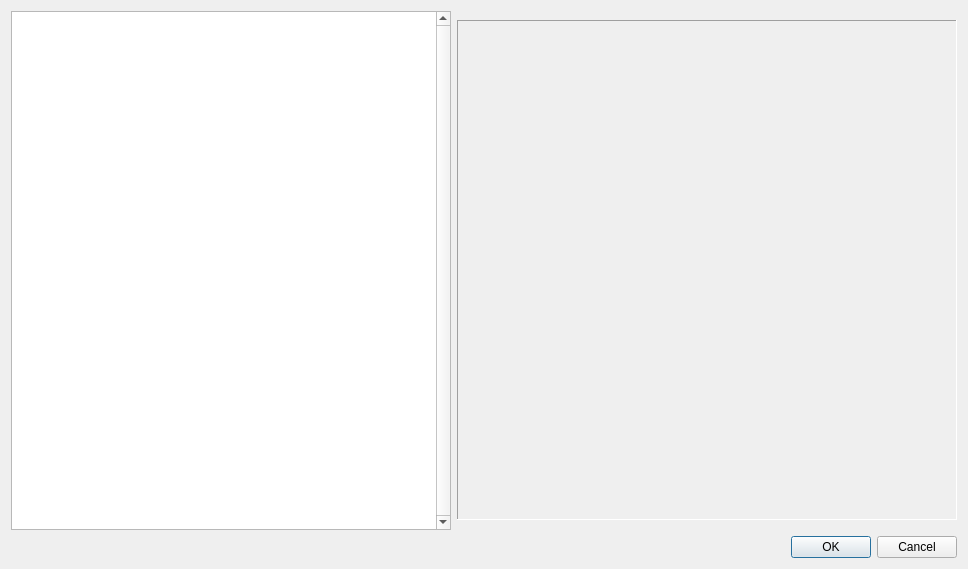
<?xml version="1.0" encoding="UTF-8"?>
<ui version="4.0">
 <class>MapSelectDialog</class>
 <widget class="QDialog" name="MapSelectDialog">
  <property name="geometry">
   <rect>
    <x>0</x>
    <y>0</y>
    <width>968</width>
    <height>569</height>
   </rect>
  </property>
  <property name="sizePolicy">
   <sizepolicy hsizetype="Preferred" vsizetype="Preferred">
    <horstretch>0</horstretch>
    <verstretch>0</verstretch>
   </sizepolicy>
  </property>
  <property name="windowTitle">
   <string>Select a Map</string>
  </property>
  <property name="styleSheet">
   <string notr="true">background-image: url(:/img/data/parchment.jpg);</string>
  </property>
  <layout class="QGridLayout" name="gridLayout">
   <item row="0" column="1">
    <widget class="QLabel" name="lblPreview">
     <property name="sizePolicy">
      <sizepolicy hsizetype="Fixed" vsizetype="Fixed">
       <horstretch>0</horstretch>
       <verstretch>0</verstretch>
      </sizepolicy>
     </property>
     <property name="minimumSize">
      <size>
       <width>500</width>
       <height>500</height>
      </size>
     </property>
     <property name="maximumSize">
      <size>
       <width>500</width>
       <height>500</height>
      </size>
     </property>
     <property name="baseSize">
      <size>
       <width>500</width>
       <height>500</height>
      </size>
     </property>
     <property name="frameShape">
      <enum>QFrame::Panel</enum>
     </property>
     <property name="frameShadow">
      <enum>QFrame::Sunken</enum>
     </property>
     <property name="text">
      <string/>
     </property>
     <property name="scaledContents">
      <bool>false</bool>
     </property>
     <property name="alignment">
      <set>Qt::AlignCenter</set>
     </property>
    </widget>
   </item>
   <item row="1" column="1">
    <widget class="QDialogButtonBox" name="buttonBox">
     <property name="orientation">
      <enum>Qt::Horizontal</enum>
     </property>
     <property name="standardButtons">
      <set>QDialogButtonBox::Cancel|QDialogButtonBox::Ok</set>
     </property>
    </widget>
   </item>
   <item row="0" column="0">
    <widget class="QTreeWidget" name="lstMaps">
     <property name="sizePolicy">
      <sizepolicy hsizetype="MinimumExpanding" vsizetype="MinimumExpanding">
       <horstretch>0</horstretch>
       <verstretch>0</verstretch>
      </sizepolicy>
     </property>
     <property name="maximumSize">
      <size>
       <width>16777215</width>
       <height>16777215</height>
      </size>
     </property>
     <property name="verticalScrollBarPolicy">
      <enum>Qt::ScrollBarAlwaysOn</enum>
     </property>
     <property name="headerHidden">
      <bool>true</bool>
     </property>
     <column>
      <property name="text">
       <string notr="true">1</string>
      </property>
     </column>
    </widget>
   </item>
  </layout>
 </widget>
 <resources/>
 <connections>
  <connection>
   <sender>buttonBox</sender>
   <signal>accepted()</signal>
   <receiver>MapSelectDialog</receiver>
   <slot>accept()</slot>
   <hints>
    <hint type="sourcelabel">
     <x>248</x>
     <y>254</y>
    </hint>
    <hint type="destinationlabel">
     <x>157</x>
     <y>274</y>
    </hint>
   </hints>
  </connection>
  <connection>
   <sender>buttonBox</sender>
   <signal>rejected()</signal>
   <receiver>MapSelectDialog</receiver>
   <slot>reject()</slot>
   <hints>
    <hint type="sourcelabel">
     <x>316</x>
     <y>260</y>
    </hint>
    <hint type="destinationlabel">
     <x>286</x>
     <y>274</y>
    </hint>
   </hints>
  </connection>
 </connections>
</ui>
